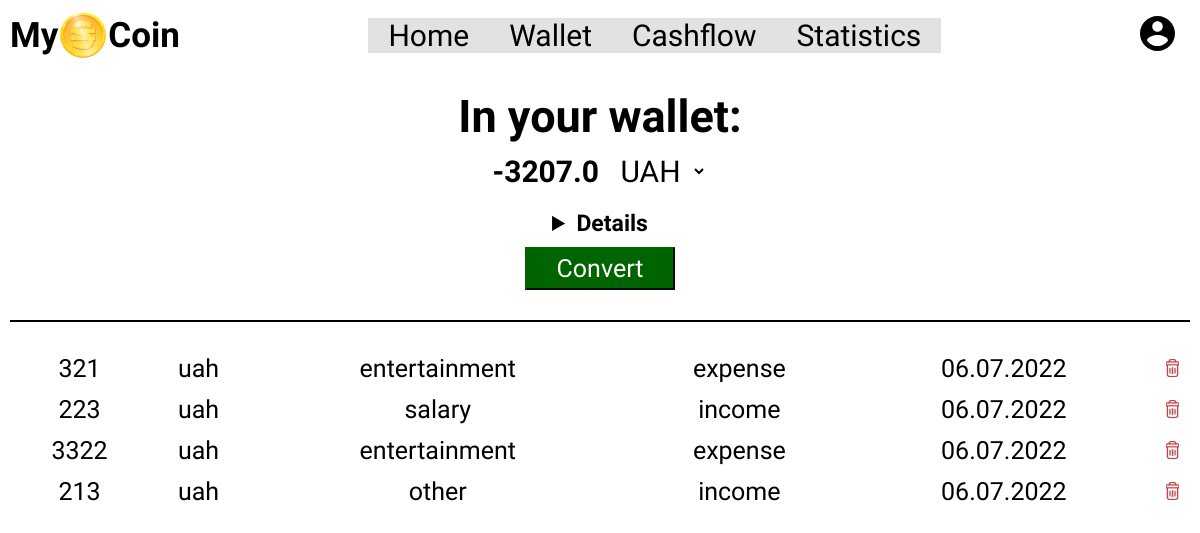
The app's page /wallet (signed in), older data.
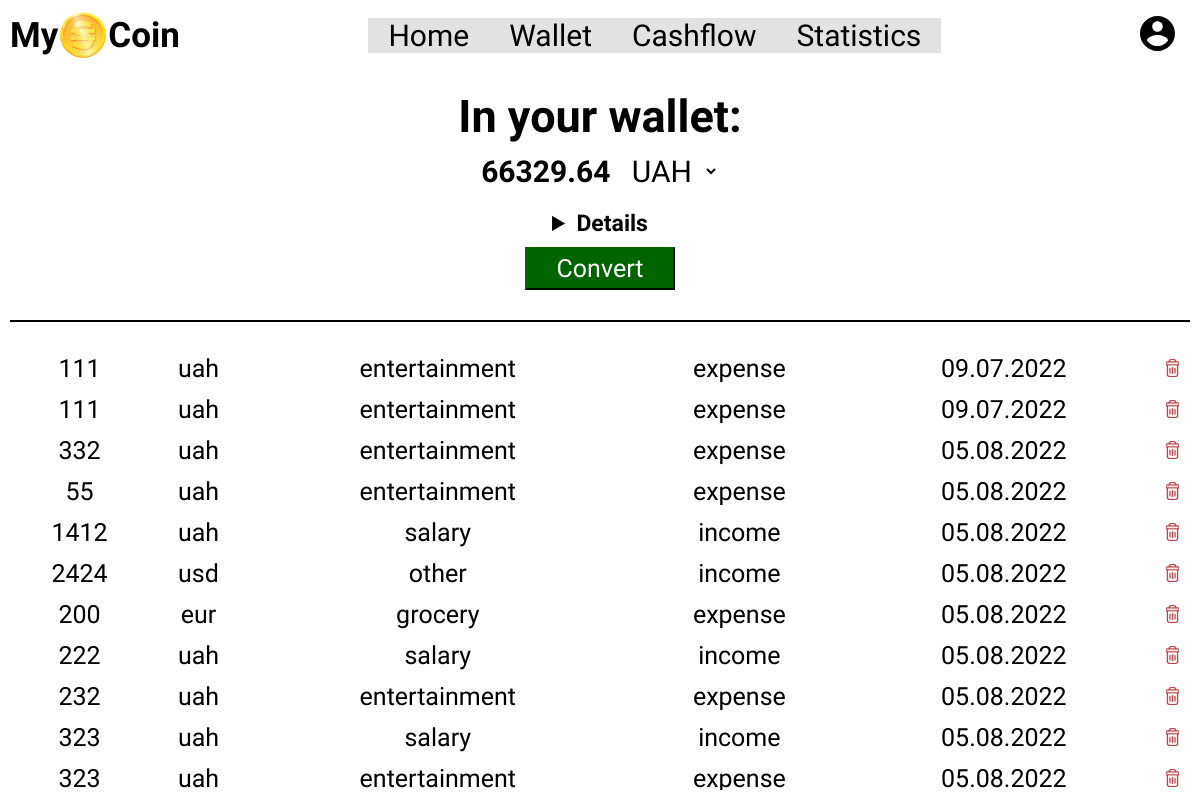
The same page, newer data.
### tables this page shows
CREATE TABLE cashflow(    
      id INTEGER PRIMARY KEY AUTOINCREMENT NOT NULL ,
      cashflow_id INTEGER NOT NULL ,     
      type TEXT NOT NULL,
      count INTEGER,
      currency TEXT NOT NULL,
      category TEXT NOT NULL,
      daytime  DATETIME NOT NULL DEFAULT CURRENT_TIMESTAMP ,
      FOREIGN KEY(cashflow_id) REFERENCES users(id)
);

### app.py (the view)
@app.route("/wallet", methods=["GET", "POST"])
@login_required
def wallet():
    if request.method == "POST":
        uah_income = db.execute("SELECT sum(count) FROM cashflow WHERE type = 'income' and cashflow_id = ? and currency = 'uah'", session["user_id"])[0]["sum(count)"]
        usd_income = db.execute("SELECT sum(count) FROM cashflow WHERE type = 'income' and cashflow_id = ? and currency = 'usd'", session["user_id"])[0]["sum(count)"]
        eur_income = db.execute("SELECT sum(count) FROM cashflow WHERE type = 'income' and cashflow_id = ? and currency = 'eur'", session["user_id"])[0]["sum(count)"]
        uah_expence = db.execute("SELECT sum(count) FROM cashflow WHERE type = 'expense' and cashflow_id = ? and currency = 'uah'", session["user_id"])[0]["sum(count)"]
        usd_expence = db.execute("SELECT sum(count) FROM cashflow WHERE type = 'expense' and cashflow_id = ? and currency = 'usd'", session["user_id"])[0]["sum(count)"]
        eur_expence = db.execute("SELECT sum(count) FROM cashflow WHERE type = 'expense' and cashflow_id = ? and currency = 'eur'", session["user_id"])[0]["sum(count)"]
        if uah_income is None:
            uah_income = 0
        if usd_income is None:
            usd_income = 0
        if eur_income is None:
            eur_income = 0
        if uah_expence is None:
            uah_expence = 0
        if usd_expence is None:
            usd_expence = 0
        if eur_expence is None:
            eur_expence = 0
        cash_uah = uah_income - uah_expence
        cash_usd = usd_income - usd_expence
        cash_eur = eur_income - eur_expence
        currency = request.form.get("currency")
        if currency == "UAH":
            usd_to_uah = exchange_rate["usd_to_uah"]
            eur_to_uah = exchange_rate["eur_to_uah"]
            cash_usd_in_uah = int(cash_usd) * usd_to_uah
            cash_usd_in_uah = float(round(cash_usd_in_uah, 2))
            cash_eur_in_uah = int(cash_eur) * eur_to_uah
            cash_eur_in_uah = float(round(cash_eur_in_uah, 2))
            cash_uah = float(round(cash_uah, 2))
            money = cash_usd_in_uah + cash_eur_in_uah + float(cash_uah)
        elif currency == "USD":
            uah_to_usd = exchange_rate["uah_to_usd"]
            eur_to_usd = exchange_rate["eur_to_usd"]
            cash_uah_in_usd = int(cash_uah) * uah_to_usd
            cash_uah_in_usd = float(round(cash_uah_in_usd, 2))
            cash_eur_in_usd = int(cash_eur) * eur_to_usd
            cash_eur_in_usd = float(round(cash_eur_in_usd, 2))
            cash_usd = str(round(cash_usd, 2))
            money = cash_uah_in_usd + cash_eur_in_usd + float(cash_usd)
        else:
            usd_to_eur = exchange_rate["usd_to_eur"]
            uah_to_eur = exchange_rate["uah_to_eur"]
            cash_usd_in_eur = int(cash_usd) * usd_to_eur
            cash_usd_in_eur = float(round(cash_usd_in_eur, 2))
            cash_uah_in_eur = int(cash_uah) * uah_to_eur
            cash_uah_in_eur = float(round(cash_uah_in_eur, 2))
            cash_eur = float(round(cash_eur, 2))
            money = cash_usd_in_eur + cash_uah_in_eur + float(cash_eur)
        my_coin = db.execute("SELECT id,count,currency,category,strftime('%d.%m.%Y',daytime) FROM cashflow WHERE cashflow_id = ?", session["user_id"])
        name = db.execute("SELECT username FROM users WHERE id = ?", session["user_id"])
        if not my_coin:
            return render_template("emptywallet.html",name = name[0]["username"])
        try:
            return render_template("wallet.html", my_coin = my_coin,name = name[0]["username"],money = money,cash_uah = cash_uah,cash_usd = cash_usd,cash_eur =cash_eur,uah_income = uah_income,usd_income = usd_income,eur_income= eur_income,uah_expence =uah_expence,usd_expence = usd_expence, eur_expence = eur_expence)
        except TypeError:
            return render_template("emptywallet.html",name = name[0]["username"])
    else:
        uah_income = db.execute("SELECT sum(count) FROM cashflow WHERE type = 'income' and cashflow_id = ? and currency = 'uah'", session["user_id"])[0]["sum(count)"]
        usd_income = db.execute("SELECT sum(count) FROM cashflow WHERE type = 'income' and cashflow_id = ? and currency = 'usd'", session["user_id"])[0]["sum(count)"]
        eur_income = db.execute("SELECT sum(count) FROM cashflow WHERE type = 'income' and cashflow_id = ? and currency = 'eur'", session["user_id"])[0]["sum(count)"]
        uah_expence = db.execute("SELECT sum(count) FROM cashflow WHERE type = 'expense' and cashflow_id = ? and currency = 'uah'", session["user_id"])[0]["sum(count)"]
        usd_expence = db.execute("SELECT sum(count) FROM cashflow WHERE type = 'expense' and cashflow_id = ? and currency = 'usd'", session["user_id"])[0]["sum(count)"]
        eur_expence = db.execute("SELECT sum(count) FROM cashflow WHERE type = 'expense' and cashflow_id = ? and currency = 'eur'", session["user_id"])[0]["sum(count)"]
        if uah_income is None:
            uah_income = 0
        if usd_income is None:
            usd_income = 0
        if eur_income is None:
            eur_income = 0
        if uah_expence is None:
            uah_expence = 0
        if usd_expence is None:
            usd_expence = 0
        if eur_expence is None:
            eur_expence = 0
        cash_uah = uah_income - uah_expence
        cash_usd = usd_income - usd_expence
        cash_eur = eur_income - eur_expence
        usd_to_uah = exchange_rate["usd_to_uah"]
        eur_to_uah = exchange_rate["eur_to_uah"]
        cash_usd_in_uah = int(cash_usd) * usd_to_uah
        cash_usd_in_uah = float(round(cash_usd_in_uah, 2))
        cash_eur_in_uah = int(cash_eur) * eur_to_uah
        cash_eur_in_uah = float(round(cash_eur_in_uah, 2))
        cash_uah = float(round(cash_uah, 2))
        money = cash_usd_in_uah + cash_eur_in_uah + float(cash_uah)
        my_coin = db.execute("SELECT id,type,count,currency,category,strftime('%d.%m.%Y',daytime) FROM cashflow WHERE cashflow_id = ?", session["user_id"])
        name = db.execute("SELECT username FROM users WHERE id = ?", session["user_id"])
        if not my_coin:
            return render_template("emptywallet.html",name = name[0]["username"])
        try:
            return render_template("wallet.html", my_coin = my_coin,name = name[0]["username"],money = money,)
        except TypeError:
            return render_template("emptywallet.html",name = name[0]["username"])

### app.py (called while the page is built)
@app.after_request
def after_request(response):
    response.headers["Cache-Control"] = "no-cache, no-store, must-revalidate"
    response.headers["Expires"] = 0
    response.headers["Pragma"] = "no-cache"
    return response

### helpers.py (called while the page is built)
def login_required(f):
    @wraps(f)
    def decorated_function(*args, **kwargs):
        if session.get("user_id") is None:
            return redirect("/login")
        return f(*args, **kwargs)
    return decorated_function

### templates/wallet.html (shortened to what this page needs)
{% extends "index.html" %}
{% block main %}
    <form class="wallet-page" action="/wallet" method="post">
        <div class="money-in-wallet">
            <label class="in-your-wallet"><span class="in-your-wallet-title">In your wallet:</span><br>{{money}}
                <select name="currency" id="currency">
                    <option id="currency-value" value="UAH">UAH</option>
                    </select>
            </label>
            <div class="wallet-description">
                    <details>
                        <summary class="wallet-details-title">Details</summary>
                    </details>
            </div>
                <button class="wallet-convert-button" type="submit">Convert</button>
        </div>
        <hr class="wallet-upper-line">
    </form>
    <form class="wallet-page-history" action="/wallet" method="get">
        <table id="tabula" class="table table-dark table-sm" >
            {% for coin in my_coin %}
                <tr class="wallet-history-description">
                    <td class="wallet-history-income">{{coin["count"]}}</td>
                    <td class="wallet-history">{{coin["currency"]}}</td>
                    <td class="wallet-history">{{coin["category"]}}</td>
                    <td class="wallet-history">{{coin["type"]}}</td>
                    <td class="wallet-history">{{coin["strftime('%d.%m.%Y',daytime)"]}}</td>
                    <td class="wallet-history"><a href="{{ url_for('delete', deleted_id = coin["id"]) }}"</a><img class="trash-icon" src="../static/img/trash-icon.svg" alt="delete button"></button></td>
                </tr>
            {% endfor %}
    </form>
{% endblock %}

Row changes from the older to the newer data that the page shows:
removed cashflow: count "321", currency "uah", category "entertainment", type "expense", coin "06.07.2022"
removed cashflow: count "223", currency "uah", category "salary", type "income", coin "06.07.2022"
removed cashflow: count "3322", currency "uah", category "entertainment", type "expense", coin "06.07.2022"
removed cashflow: count "213", currency "uah", category "other", type "income", coin "06.07.2022"
added cashflow: count "111", currency "uah", category "entertainment", type "expense", coin "09.07.2022"
added cashflow: count "111", currency "uah", category "entertainment", type "expense", coin "09.07.2022"
added cashflow: count "332", currency "uah", category "entertainment", type "expense", coin "05.08.2022"
added cashflow: count "55", currency "uah", category "entertainment", type "expense", coin "05.08.2022"
added cashflow: count "1412", currency "uah", category "salary", type "income", coin "05.08.2022"
added cashflow: count "2424", currency "usd", category "other", type "income", coin "05.08.2022"
added cashflow: count "200", currency "eur", category "grocery", type "expense", coin "05.08.2022"
added cashflow: count "222", currency "uah", category "salary", type "income", coin "05.08.2022"
added cashflow: count "232", currency "uah", category "entertainment", type "expense", coin "05.08.2022"
added cashflow: count "323", currency "uah", category "salary", type "income", coin "05.08.2022"
added cashflow: count "323", currency "uah", category "entertainment", type "expense", coin "05.08.2022"
Text that changed along with them:
{{ money }}: "-3207.0" → "66329.64"
